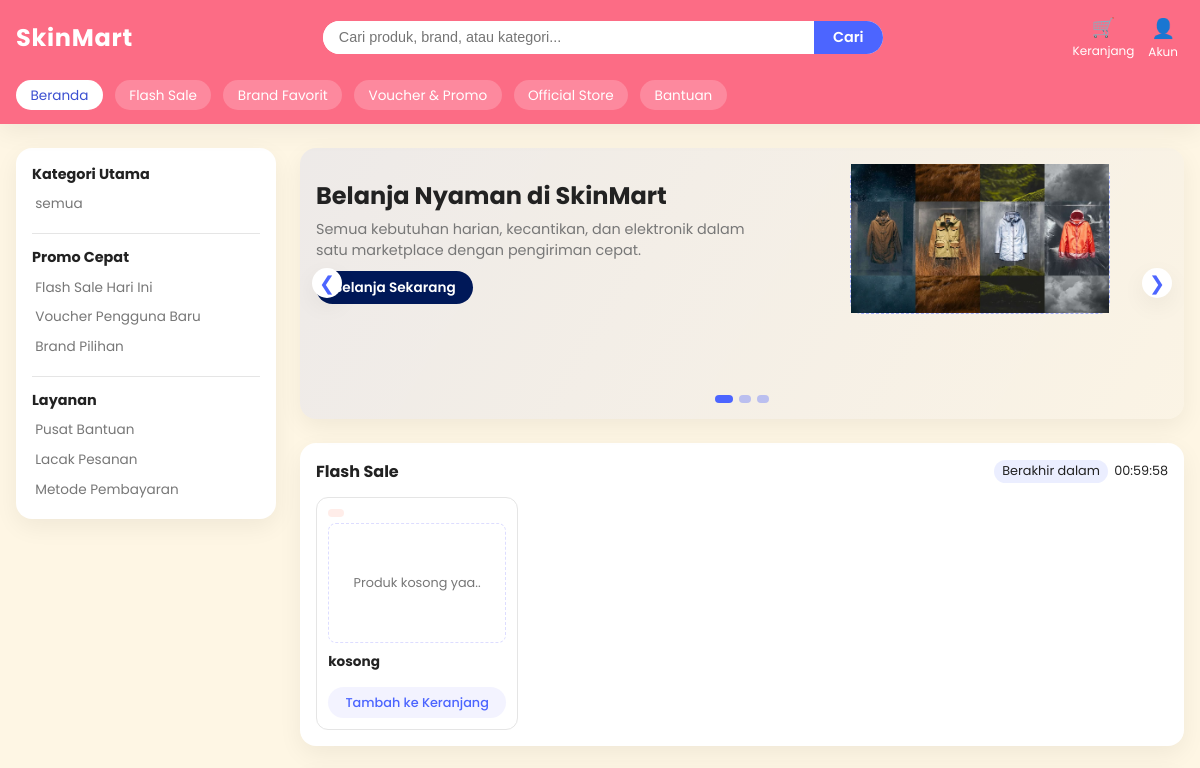
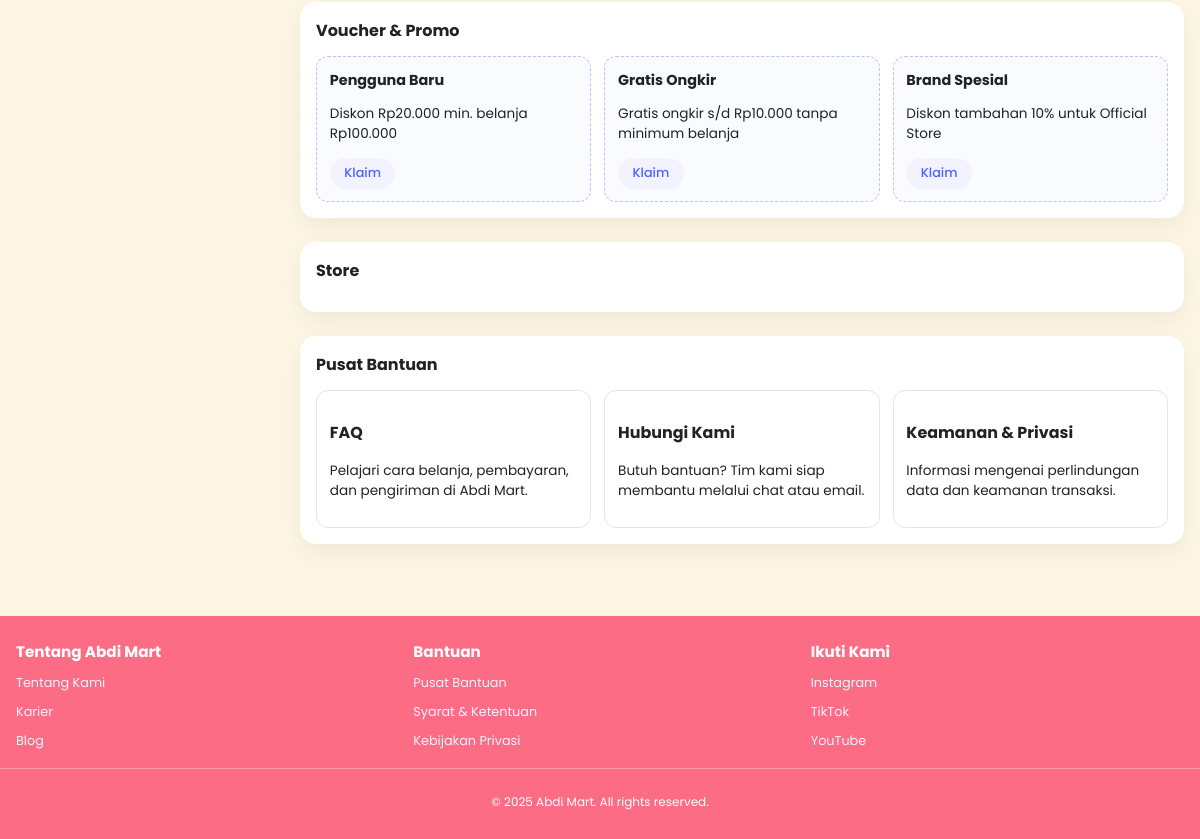
Before: / with the older database file (2 pictures, top to bottom).
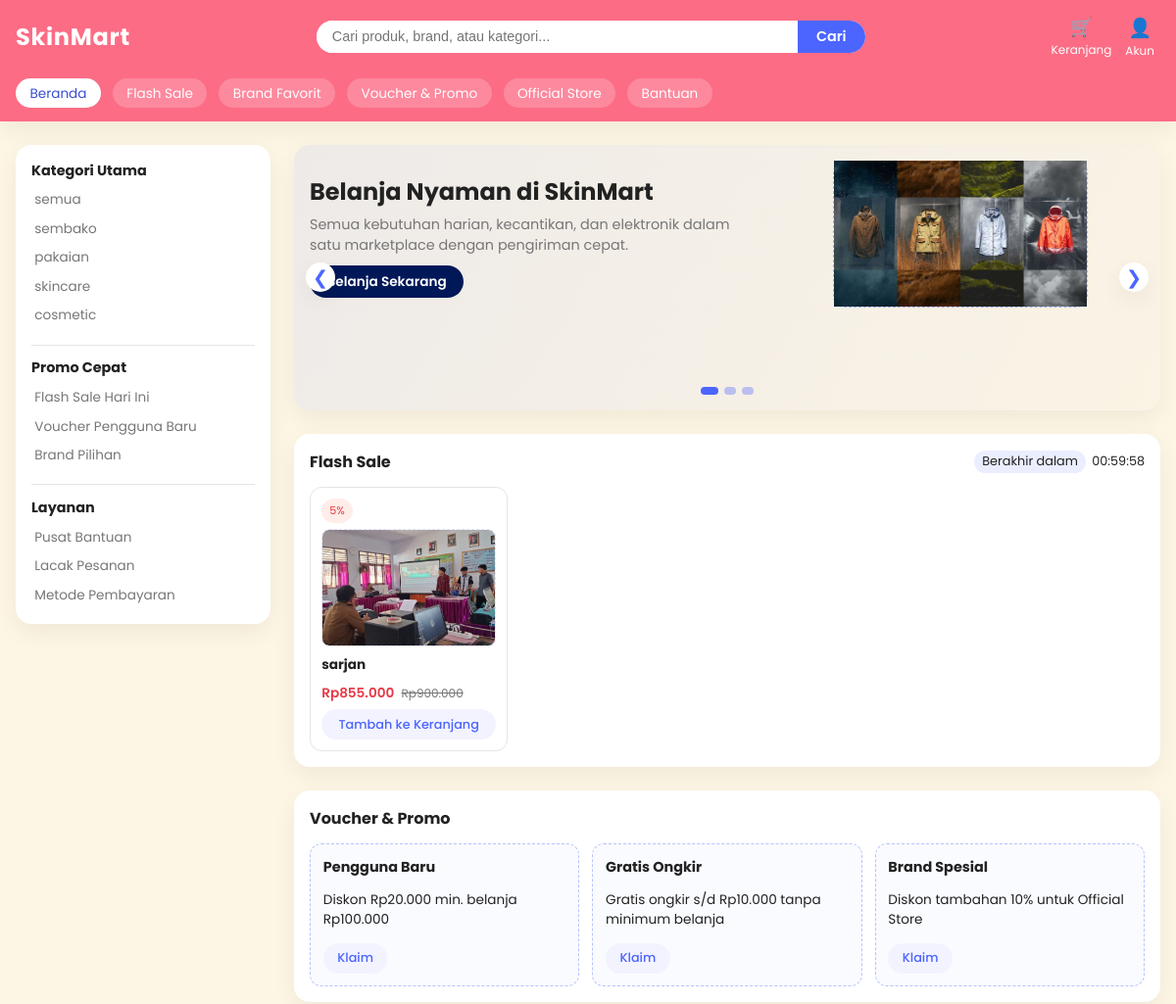
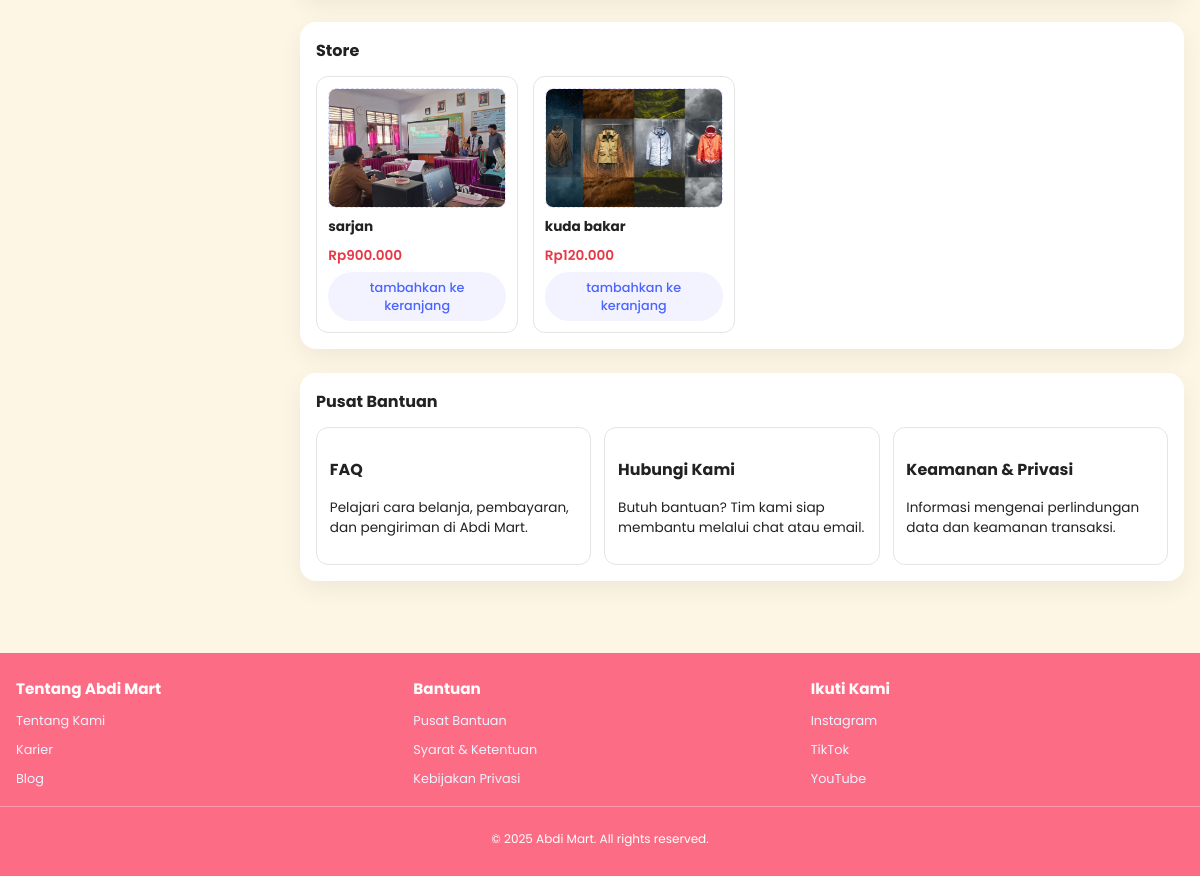
After: the same page with the newer database file (2 pictures, top to bottom).
### tables this page shows
CREATE TABLE `categories` (
  `id` int NOT NULL,
  `name` varchar(100) DEFAULT NULL,
  `slug` varchar(120) DEFAULT NULL,
  `created_at` timestamp NULL DEFAULT NULL,
  `updated_at` timestamp NULL DEFAULT NULL
);

CREATE TABLE `flash_sales` (
  `id` bigint NOT NULL,
  `product_id` bigint NOT NULL,
  `discount_percent` int DEFAULT NULL,
  `start_time` datetime DEFAULT NULL,
  `end_time` datetime DEFAULT NULL,
  `created_at` timestamp NULL DEFAULT NULL,
  `updated_at` timestamp NULL DEFAULT NULL
);

CREATE TABLE `products` (
  `id` bigint NOT NULL,
  `brand_id` int DEFAULT NULL,
  `category_id` int NOT NULL,
  `name` varchar(150) DEFAULT NULL,
  `description` text,
  `price` decimal(12,2) DEFAULT NULL,
  `stock` int DEFAULT '0',
  `diskon` float DEFAULT NULL,
  `image` varchar(255) DEFAULT NULL,
  `created_at` timestamp NULL DEFAULT NULL,
  `updated_at` timestamp NULL DEFAULT NULL
);

### components/ofcstore.php (the view, shortened to what this page needs)
<?php
include '../databases/koneksi.php';
?>
<section id="official-store" class="product-section">
  <div class="section-header">
    <h2>Store</h2>
  </div>
  <div class="product-grid">
 <?php
  $query = $conn->query("
    SELECT p.*,
           c.name AS category_name,
           c.id AS category_id
    FROM products p
    JOIN categories c ON p.category_id = c.id
    ORDER BY p.id DESC
");
$products = $query->fetch_all(MYSQLI_ASSOC);
if (count($products) > 0):
foreach($products as $p):
      ?>
    <article class="product-card" data-category="<?= $p['category_id']?>">
      <div class="product-image"><img class="img" src="/skinmart/admin/assets/image/produk/<?= $p['image'] ?>" style=" width: 100%;
    height: 100%;
    object-fit: cover;     /* KUNCI: isi kotak tanpa distorsi */
    object-position: center;">
</div>
      <h3><?=$p['name']?></h3>
      <p class="product-price">Rp<?= number_format($p['price'],0,',','.') ?> <span class="price-strike"></span></p>
<button class="secondary-btn" onclick="addToCart(<?= $p['id'] ?>)">tambahkan ke keranjang</button>
    </article>
<?php  endforeach;
endif;?>
  </div>
</section>

### index.php (shortened to what this page needs)
<!DOCTYPE html>
<html lang="id">
<head>
  <link rel="stylesheet" href="assets/css/style.css" />
</head>
<body>
  <?php
  include 'databases/koneksi.php';
  include 'layouts/header.php'; ?>
  <main id="beranda" class="main-wrapper">
    <div class="container main-layout">
      <?php include 'layouts/sidebar.php'; ?>
      <section class="content-area">
        <?php include 'components/hero.php'; ?>
        <?php include 'components/flashsale.php'; ?>
        <?php include 'components/voucherpromo.php'; ?>
        <?php include 'components/ofcstore.php'; ?>
        <?php include 'components/bantuan.php'; ?>
      </section>
    </div>
  </main>
  <?php include 'layouts/footer.php'; ?>
</body>
</html>

### layouts/header.php (shortened to what this page needs)
<header class="site-header">
  <div class="top-bar container">
    <div class="logo">Skin<span>Mart</span></div>
    <form class="search-bar">
      <input type="text" placeholder="Cari produk, brand, atau kategori..." />
      <button type="submit">Cari</button>
    </form>
    <div class="header-actions">
      <a href="../fixpembayaran.php" class="icon-btn"><span class="icon">🛒</span><span class="label">Keranjang</span></button>
<div class="account-dropdown">
    <button class="icon-btn account-btn">
        <span class="icon">👤</span><span class="label">Akun</span>
    </button>
</div>
    </div>
  </div>
  <nav class="header-nav container">
    <ul>
      <li><a href="#beranda" class="active">Beranda</a></li>
      <li><a href="#flash-sale">Flash Sale</a></li>
      <li><a href="#brand-favorit">Brand Favorit</a></li>
      <li><a href="#voucher">Voucher & Promo</a></li>
      <li><a href="#official-store">Official Store</a></li>
      <li><a href="#bantuan">Bantuan</a></li>
    </ul>
  </nav>
</header>

### layouts/sidebar.php
<aside class="side-nav">
  <div class="side-block">
    <h3>Kategori Utama</h3>
    <ul>
      <?php
      $query = "SELECT * FROM categories";
      $result = mysqli_query($conn,$query);?>
    <li><a href="#" data-category="all" class="category-link ">semua</a></li>
<?php
      while($row = mysqli_fetch_assoc($result)) :
      ?>
      <li><a href="#" data-category="<?=$row['id']?>" class="category-link "><?=$row['name']?></a></li>
      <?php endwhile ?>
    </ul>
  </div>
  <div class="side-block">
    <h3>Promo Cepat</h3>
    <ul>
      <li><a href="#flash-sale">Flash Sale Hari Ini</a></li>
      <li><a href="#voucher">Voucher Pengguna Baru</a></li>
      <li><a href="#brand-favorit">Brand Pilihan</a></li>
    </ul>
  </div>
  <div class="side-block">
    <h3>Layanan</h3>
    <ul>
      <li><a href="#bantuan">Pusat Bantuan</a></li>
      <li><a href="#bantuan">Lacak Pesanan</a></li>
      <li><a href="#bantuan">Metode Pembayaran</a></li>
    </ul>
  </div>
</aside>

### components/hero.php (shortened to what this page needs)
<section class="hero">
  <div class="hero-slider">
    <div class="hero-slide active" data-index="0">
      <div class="hero-text">
        <h1>Belanja Nyaman di SkinMart</h1>
        <p>Semua kebutuhan harian, kecantikan, dan elektronik dalam satu marketplace dengan pengiriman cepat.</p>
        <a href="#official-store" class="primary-btn">Belanja Sekarang</a href="#flash-sale">
      </div>
      <div class="hero-image">
        <div class="hero-illustration"><img src="/skinmart/assets/images/banner.jpg" alt=""></div>
      </div>
    </div>
  </div>
  <button class="hero-nav hero-prev">&#10094;</button>
  <button class="hero-nav hero-next">&#10095;</button>
  <div class="hero-dots">
    <button class="dot active" data-slide="0"></button>
    <button class="dot" data-slide="1"></button>
    <button class="dot" data-slide="2"></button>
  </div>
</section>

### components/flashsale.php (shortened to what this page needs)
<section id="flash-sale" class="product-section">
  <div class="section-header">
    <h2>Flash Sale</h2>
    <div class="section-extra">
      <span class="badge">Berakhir dalam</span>
      <span id="flash-timer">00:59:59</span>
    </div>
  </div>
  <div class="product-grid">
    <?php
 $query = $conn->query("
    SELECT
        p.id AS product_id,
        p.name AS product_name,
        p.image,
        p.price AS original_price,
        c.id AS category_id,
        c.name AS category_name,
        fs.discount_percent,
        (p.price - (p.price * fs.discount_percent / 100)) AS final_price
    FROM flash_sales fs
    JOIN products p ON fs.product_id = p.id
    JOIN categories c ON p.category_id = c.id
    ORDER BY fs.id DESC
");
$flash = $query->fetch_all(MYSQLI_ASSOC);
if (count($flash) > 0):
foreach($flash as $p):
      ?>
    <article class="product-card" data-category="<?= $p['category_id']?>">
      <?php
       if ($p['discount_percent'] > 0): ?>
    <div class="product-badge">
        <?= round($p['discount_percent']) ?>%
    </div>
<?php endif; ?>
      <div class="product-image"><img class="img" src="/skinmart/admin/assets/image/produk/<?= $p['image'] ?>" style=" width: 100%;
    height: 100%;
    object-fit: cover;     /* KUNCI: isi kotak tanpa distorsi */
    object-position: center;">
</div>
      <h3><?=$p['product_name']?></h3>
      <p class="product-price">Rp<?=number_format( $p['final_price'],'0',',','.') ?> <span class="price-strike">Rp<?=number_format($p['original_price'],'0',',','.')?></span></p>
      <button class="secondary-btn">Tambah ke Keranjang</button>
    </article>
<?php  endforeach;
else:?>
   <article class="product-card" data-category="">
      <div class="product-badge"><?php number_format($p['diskon'],'0') ?></div>
      <div class="product-image">Produk kosong yaa..</div>
      <h3>kosong</h3>
      <button class="secondary-btn">Tambah ke Keranjang</button>
    </article>
    <?php
endif;?>
  </div>
</section>

### components/voucherpromo.php
<section id="voucher" class="voucher-section">
  <div class="section-header">
    <h2>Voucher & Promo</h2>
  </div>
  <div class="voucher-grid">
    <div class="voucher-card">
      <h3>Pengguna Baru</h3>
      <p>Diskon Rp20.000 min. belanja Rp100.000</p>
      <button class="secondary-btn">Klaim</button>
    </div>
    <div class="voucher-card">
      <h3>Gratis Ongkir</h3>
      <p>Gratis ongkir s/d Rp10.000 tanpa minimum belanja</p>
      <button class="secondary-btn">Klaim</button>
    </div>
    <div class="voucher-card">
      <h3>Brand Spesial</h3>
      <p>Diskon tambahan 10% untuk Official Store</p>
      <button class="secondary-btn">Klaim</button>
    </div>
  </div>
</section>

### components/bantuan.php
<section id="bantuan" class="help-section">
  <div class="section-header">
    <h2>Pusat Bantuan</h2>
  </div>
  <div class="help-grid">
    <div class="help-card">
      <h3>FAQ</h3>
      <p>Pelajari cara belanja, pembayaran, dan pengiriman di Abdi Mart.</p>
    </div>
    <div class="help-card">
      <h3>Hubungi Kami</h3>
      <p>Butuh bantuan? Tim kami siap membantu melalui chat atau email.</p>
    </div>
    <div class="help-card">
      <h3>Keamanan & Privasi</h3>
      <p>Informasi mengenai perlindungan data dan keamanan transaksi.</p>
    </div>
  </div>
</section>

### layouts/footer.php
<footer class="site-footer">
  <div class="container footer-grid">
    <div class="footer-col">
      <h4>Tentang Abdi Mart</h4>
      <ul>
        <li><a href="#">Tentang Kami</a></li>
        <li><a href="#">Karier</a></li>
        <li><a href="#">Blog</a></li>
      </ul>
    </div>
    <div class="footer-col">
      <h4>Bantuan</h4>
      <ul>
        <li><a href="#bantuan">Pusat Bantuan</a></li>
        <li><a href="#">Syarat & Ketentuan</a></li>
        <li><a href="#">Kebijakan Privasi</a></li>
      </ul>
    </div>
    <div class="footer-col">
      <h4>Ikuti Kami</h4>
      <ul>
        <li><a href="#">Instagram</a></li>
        <li><a href="#">TikTok</a></li>
        <li><a href="#">YouTube</a></li>
      </ul>
    </div>
  </div>
  <div class="footer-bottom">
    <p>&copy; <span id="year"></span> Abdi Mart. All rights reserved.</p>
  </div>
</footer>

### index.php (style rules this page uses)
.account-dropdown { position: relative; display: inline-block; }
.account-btn { cursor: pointer; }
.dropdown-menu a, .dropdown-menu .user-info { display: block; padding: 10px 16px; font-size: 14px; text-decoration: none; color: #333; }

Changed rows visible on the page:
added categories: name "sembako"
added categories: name "pakaian"
added categories: name "skincare"
added categories: name "cosmetic"
added flash_sales: discount_percent "5", product.image (picture), product.name "sarjan", final_price "855.000", product.price "900.000"
added products: image (picture), name "sarjan", price "900.000"
added products: image (picture), name "kuda bakar", price "120.000"
Other visible differences:
text no longer shown: "Produk kosong yaa.. kosong Tambah ke Keranjang"
